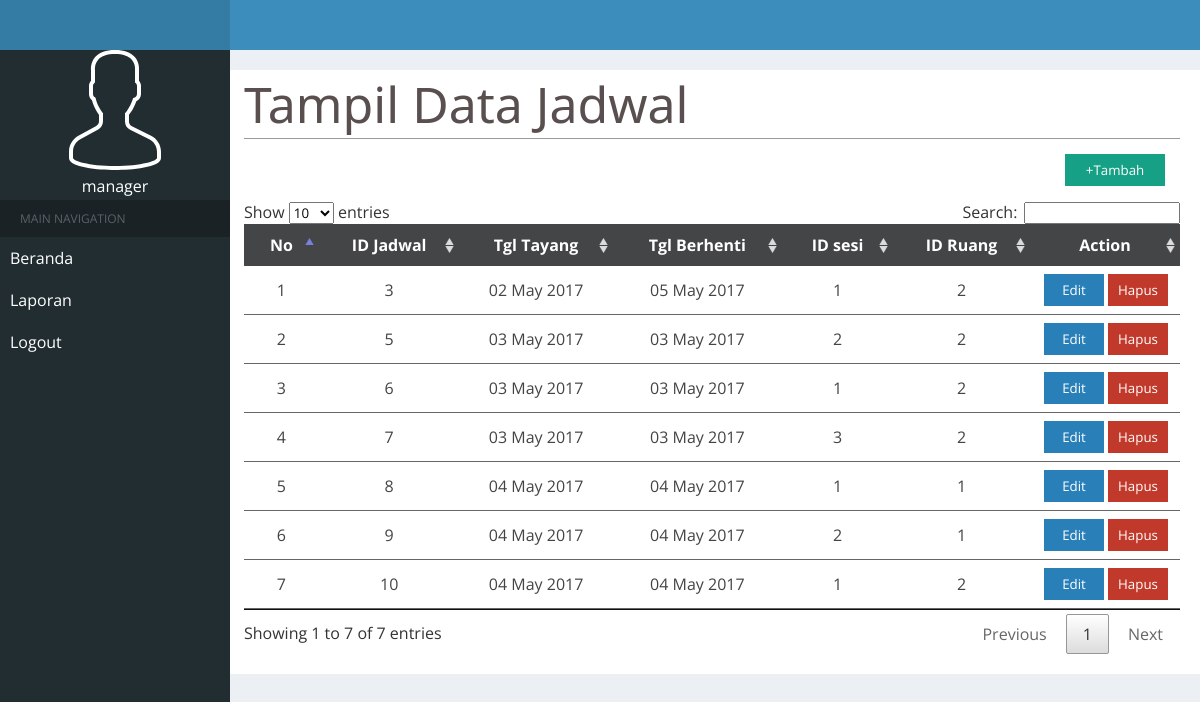
The page /admin/index.php?p=tmp_jadwal (signed in) on the database its author committed.
### tables this page shows
CREATE TABLE `jadwal` (
  `id_jadwal` int(10) NOT NULL,
  `tgl_mulai` date NOT NULL,
  `tgl_berhenti` date NOT NULL,
  `id_sesi` varchar(10) NOT NULL,
  `id_ruang` varchar(10) NOT NULL
);

### config/crud.php (called while the page is built, shortened)
<?php
	class proses{
		function __construct(){
			$server = "localhost";
			$user	= "root";
			$pass	= "";
			$db		= "db_bioskop";
			$this->con = new PDO("mysql:host=$server;dbname=$db",$user,$pass);
		}
		function tampil($select,$tabel,$property){
			$qw	= "SELECT $select FROM $tabel $property";
			$tam	= $this->con->query($qw);
			return $tam;
		}
	}
	$proses = new proses;
 ?>

### admin/views/tmp_jadwal.php (the view, shortened to what this page needs)
<?php include "../config/crud.php"; ?>
<h1>Tampil Data Jadwal</h1>
<button id="btn-tambah" onclick="thickbox('views/thickbox/input_jadwal.php','show')">+Tambah</button>
<table id="table">
	<thead>
		<tr>
			<th>No</th>
			<th>ID Jadwal</th>
			<th>Tgl Tayang</th>
			<th>Tgl Berhenti</th>
			<th>ID sesi</th>
			<th>ID Ruang</th>
			<th>Action</th>
		</tr>
	</thead>
	<tbody>
	<?php
		$no= "1";
		$sql = $proses->tampil("*","jadwal","");
		foreach ($sql as $data) {
	 ?>
		<tr>
			<td><?php echo $no++ ?></td>
			<td ><?php echo $data[0]; ?></td>
			<td><?php echo date('d F Y',strtotime($data[1])); ?></td>
			<td><?php echo date('d F Y',strtotime($data[2])); ?></td>
			<td><?php echo $data[3]; ?></td>
			<td><?php echo $data[4]; ?></td>
			<td width="130">
				<button id="btn-hapus" onclick="h_jadwal('<?php echo $data[0]; ?>')">Hapus</button>
				<button id="btn-edit" onclick="edit_jadwal('<?php echo $data[0]; ?>')">Edit</button>
			</td>
		</tr>
	<?php } ?>
	</tbody>
</table>

### admin/assets/css/back-end.css (style rules this page uses)
* { font-family: open sans; margin:0px; padding: 0px; }
html,body { width: 100%; height: 100%; background-color: #ecf0f5; }
.content h1 { width: 100%; font-family: segoe ui; border-bottom: 1px solid #999999; font-weight: 100; color: #594f4f; font-size: 50px; }
#table { width: 100%; color: #444; text-align: center; }
#table th { background-color: #434547; color: #ffffff; border:none; }
#table td { border-bottom: 1px solid #666; }
#btn-hapus { width: 60px; padding:6px 0px ; color: #fff; float: right; margin: 0px 2px; cursor: pointer; border: 1px solid #c0392b; background-color: #c0392b; -webkit-transition:all 0.3s; }
#btn-tambah { width: 100px; padding:6px 0px; float: right; margin:15px; border:1px solid #16a085; background-color: #16a085; color: #fff; cursor: pointer; -webkit-transition:all 0.3s; }
#btn-edit { width: 60px ; padding: 6px 0px; float: right; cursor: pointer; color: #fff; margin:0px 2px; background-color: #2980b9; border: 1px solid #2980b9; -webkit-transition:all 0.3s; }

### rows shown on the page
jadwal: id_jadwal "3", tgl_mulai "02 May 2017", tgl_berhenti "05 May 2017", id_sesi "1", id_ruang "2"
jadwal: id_jadwal "5", tgl_mulai "03 May 2017", tgl_berhenti "03 May 2017", id_sesi "2", id_ruang "2"
jadwal: id_jadwal "6", tgl_mulai "03 May 2017", tgl_berhenti "03 May 2017", id_sesi "1", id_ruang "2"
jadwal: id_jadwal "7", tgl_mulai "03 May 2017", tgl_berhenti "03 May 2017", id_sesi "3", id_ruang "2"
jadwal: id_jadwal "8", tgl_mulai "04 May 2017", tgl_berhenti "04 May 2017", id_sesi "1", id_ruang "1"
jadwal: id_jadwal "9", tgl_mulai "04 May 2017", tgl_berhenti "04 May 2017", id_sesi "2", id_ruang "1"
jadwal: id_jadwal "10", tgl_mulai "04 May 2017", tgl_berhenti "04 May 2017", id_sesi "1", id_ruang "2"

### other values the page prints
$_SESSION['level'] "manager"
